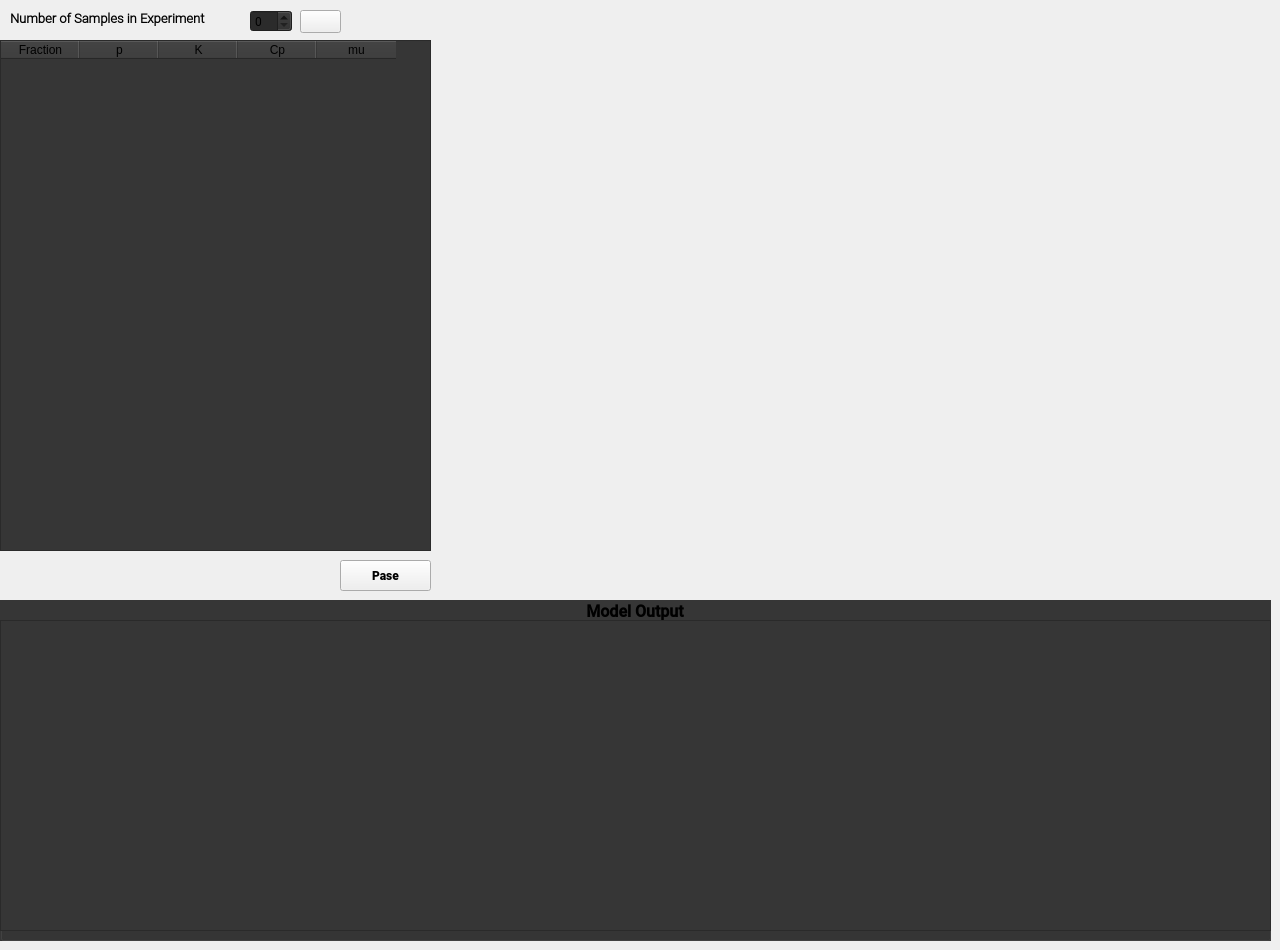
    <widget class="QWidget" name="tab_6">
     <attribute name="title">
      <string>Modeller</string>
     </attribute>
     <widget class="MplWidget5" name="MplWdiget8" native="true">
      <property name="geometry">
       <rect>
        <x>440</x>
        <y>0</y>
        <width>831</width>
        <height>591</height>
       </rect>
      </property>
     </widget>
     <widget class="QLabel" name="label_13">
      <property name="geometry">
       <rect>
        <x>10</x>
        <y>10</y>
        <width>231</width>
        <height>16</height>
       </rect>
      </property>
      <property name="font">
       <font>
        <family>Roboto Light</family>
        <pointsize>10</pointsize>
        <weight>75</weight>
        <bold>true</bold>
       </font>
      </property>
      <property name="text">
       <string>Number of Samples in Experiment</string>
      </property>
     </widget>
     <widget class="QSpinBox" name="spin">
      <property name="geometry">
       <rect>
        <x>250</x>
        <y>10</y>
        <width>42</width>
        <height>22</height>
       </rect>
      </property>
      <property name="font">
       <font>
        <family>Roboto</family>
       </font>
      </property>
      <property name="styleSheet">
       <string notr="true">background-color: rgb(54, 54, 54);
border-color: rgb(54,54,54);
background-color: rgb(43, 43, 43);</string>
      </property>
     </widget>
     <widget class="QPushButton" name="so">
      <property name="geometry">
       <rect>
        <x>300</x>
        <y>10</y>
        <width>41</width>
        <height>23</height>
       </rect>
      </property>
      <property name="text">
       <string/>
      </property>
      <property name="icon">
       <iconset resource="icons.qrc">
        <normaloff>:/icons/z9.png</normaloff>:/icons/z9.png</iconset>
      </property>
      <property name="iconSize">
       <size>
        <width>64</width>
        <height>64</height>
       </size>
      </property>
     </widget>
     <widget class="QTableWidget" name="table2">
      <property name="geometry">
       <rect>
        <x>0</x>
        <y>40</y>
        <width>431</width>
        <height>511</height>
       </rect>
      </property>
      <property name="styleSheet">
       <string notr="true">background-color: rgb(54, 54, 54);
border-color: rgb(54,54,54);</string>
      </property>
      <attribute name="horizontalHeaderDefaultSectionSize">
       <number>79</number>
      </attribute>
      <column>
       <property name="text">
        <string>Fraction</string>
       </property>
      </column>
      <column>
       <property name="text">
        <string>p</string>
       </property>
      </column>
      <column>
       <property name="text">
        <string>K</string>
       </property>
      </column>
      <column>
       <property name="text">
        <string>Cp</string>
       </property>
      </column>
      <column>
       <property name="text">
        <string>mu</string>
       </property>
      </column>
     </widget>
     <widget class="QGroupBox" name="groupBox_4">
      <property name="geometry">
       <rect>
        <x>0</x>
        <y>600</y>
        <width>1271</width>
        <height>341</height>
       </rect>
      </property>
      <property name="font">
       <font>
        <family>Roboto Medium</family>
        <pointsize>12</pointsize>
        <weight>75</weight>
        <bold>true</bold>
       </font>
      </property>
      <property name="styleSheet">
       <string notr="true">background-color: rgb(54, 54, 54);
border-color: rgb(54,54,54);</string>
      </property>
      <property name="title">
       <string>Model Output</string>
      </property>
      <property name="alignment">
       <set>Qt::AlignCenter</set>
      </property>
      <widget class="QTextEdit" name="log">
       <property name="geometry">
        <rect>
         <x>0</x>
         <y>20</y>
         <width>1271</width>
         <height>311</height>
        </rect>
       </property>
       <property name="font">
        <font>
         <family>Source Code Pro</family>
         <pointsize>10</pointsize>
        </font>
       </property>
       <property name="readOnly">
        <bool>true</bool>
       </property>
       <property name="html">
        <string>&lt;!DOCTYPE HTML PUBLIC &quot;-//W3C//DTD HTML 4.0//EN&quot; &quot;http://www.w3.org/TR/REC-html40/strict.dtd&quot;&gt;
&lt;html&gt;&lt;head&gt;&lt;meta name=&quot;qrichtext&quot; content=&quot;1&quot; /&gt;&lt;style type=&quot;text/css&quot;&gt;
p, li { white-space: pre-wrap; }
&lt;/style&gt;&lt;/head&gt;&lt;body style=&quot; font-family:'Source Code Pro'; font-size:10pt; font-weight:400; font-style:normal;&quot;&gt;
&lt;p style=&quot;-qt-paragraph-type:empty; margin-top:0px; margin-bottom:0px; margin-left:0px; margin-right:0px; -qt-block-indent:0; text-indent:0px; font-family:'Source Sans Pro'; font-size:8.25pt;&quot;&gt;&lt;br /&gt;&lt;/p&gt;&lt;/body&gt;&lt;/html&gt;</string>
       </property>
      </widget>
     </widget>
     <widget class="QPushButton" name="button10">
      <property name="geometry">
       <rect>
        <x>340</x>
        <y>560</y>
        <width>91</width>
        <height>31</height>
       </rect>
      </property>
      <property name="font">
       <font>
        <family>Roboto Black</family>
       </font>
      </property>
      <property name="text">
       <string>Pase</string>
      </property>
      <property name="icon">
       <iconset resource="icons.qrc">
        <normaloff>:/icons/z8.png</normaloff>:/icons/z8.png</iconset>
      </property>
      <property name="iconSize">
       <size>
        <width>32</width>
        <height>32</height>
       </size>
      </property>
     </widget>
    </widget>
